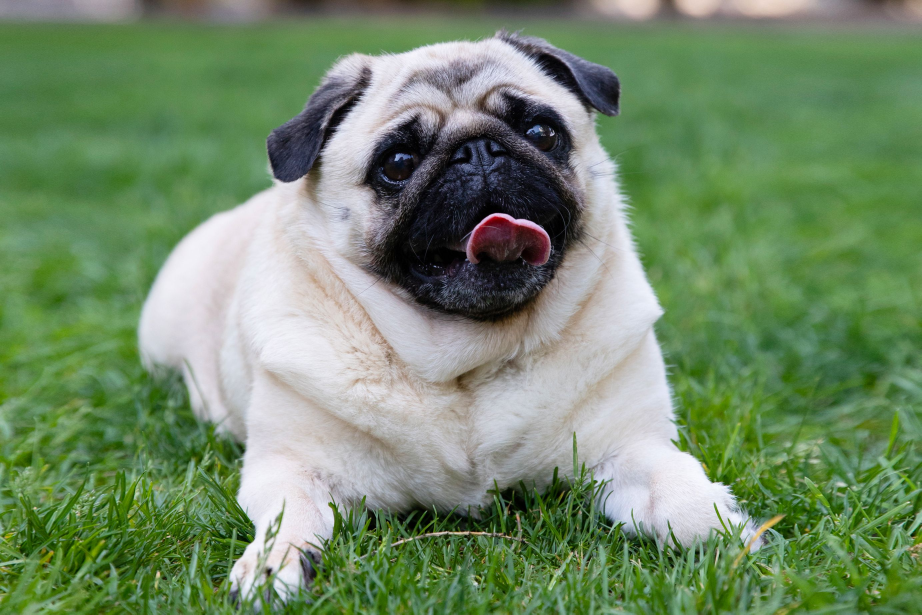
#> input picture VISION_ARTIFICIAL/PRACTICAS/p4/dog3.jpg, 2765 x 1843 px, found by its file name (shown at 1/3 size)
$ python segmentacion_dog3.py
#> lines starting #> are read from the running program, lines starting #| are printed output that depends on the picture; after the words box and inside, x2 and y2 are one past the last pixel; in counts of white or black regions, pixels touching at a corner belong together
import cv2
import numpy as np
from PIL import Image

#TOMAMOS LA IMAGEN
img = Image.open("VISION_ARTIFICIAL\PRACTICAS\p4\dog3.jpg")
#> img is the input picture: PIL image 2765x1843 RGB; mean R, G, B 114.6, 138.7, 105.2
img_array = np.array(img)
img_array = cv2.resize(img_array,(500,300))
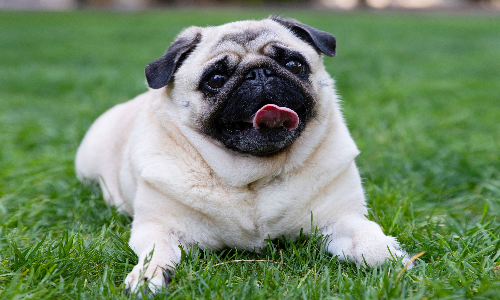
#> img_array: shape (300, 500, 3); mean R, G, B 114.5, 138.6, 105

#Separamos por forma de color
rgb_img = cv2.cvtColor(img_array, code=cv2.COLOR_BGR2RGB)
lab_img = cv2.cvtColor(img_array, code=cv2.COLOR_BGR2LAB)
#> lab_img: shape (300, 500, 3); mean of channels 0, 1, 2 138.9, 111.9, 138
hsv_img = cv2.cvtColor(img_array, code=cv2.COLOR_BGR2HSV)
#> hsv_img: shape (300, 500, 3); mean H, S, V 75.7, 85, 142

#Visualizamos por formas de color
cv2.imshow("imagen original", rgb_img)

# [7 lines of commented-out code are left out]
cv2.imshow("canal A", lab_img[:,:,1])
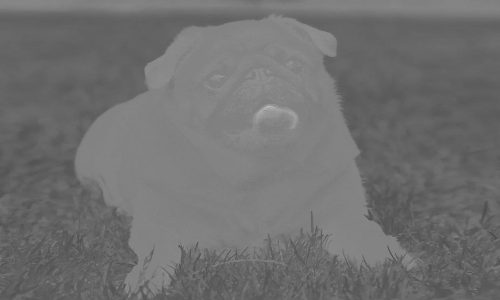
#> window 'canal A': shape (300, 500); min 76, max 188, mean 111.9
#cv2.imshow("canal B", lab_img[:,:,2])

#HSV
#cv2.imshow("canal H", hsv_img[:,:,0])
#cv2.imshow("canal S", hsv_img[:,:,1])
#cv2.imshow("canal V", hsv_img[:,:,2])

#Aplicamos filtro promediador
#PERRO1 A de LAB1
channel = np.copy(lab_img[:,:,1])
smooth_h = cv2.medianBlur(channel,45)
cv2.imshow("canal A con filtro blur", smooth_h)

#Aplicamos segmentacion
all_segmented = np.copy(smooth_h)
all_segmented[all_segmented>120] = 0 #Negro el perro
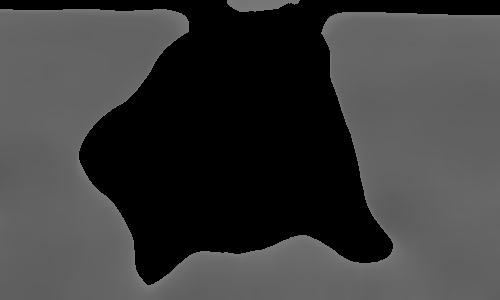
#> all_segmented: shape (300, 500); min 0, max 120, mean 60.4
all_segmented[all_segmented>0] = 255
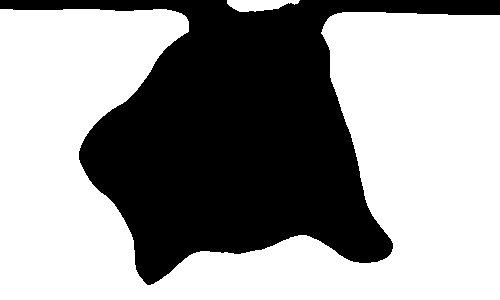
#> all_segmented: shape (300, 500); 60% white; 1 black region, box (x1, y1, x2, y2) and area: (0, 0, 500, 285) 60004
cv2.imshow("imagen segementada", all_segmented)

cv2.waitKey(0)
cv2.destroyAllWindows()

$ run again, with VISION_ARTIFICIAL/PRACTICAS/p4/dog1.jpg copied over VISION_ARTIFICIAL/PRACTICAS/p4/dog3.jpg
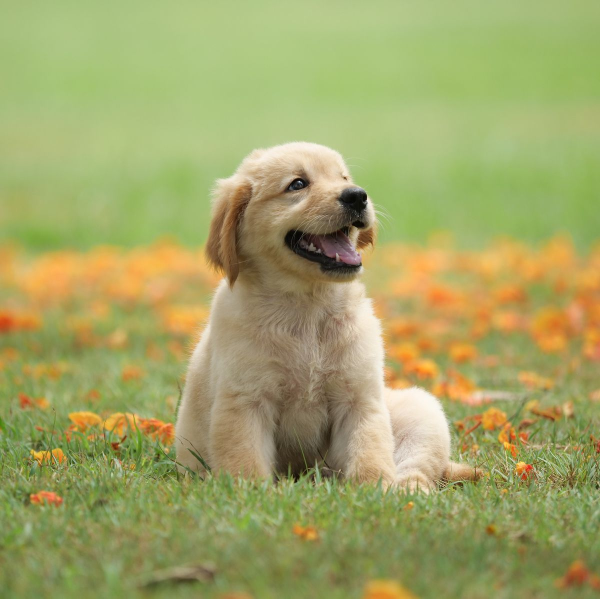
#> input picture VISION_ARTIFICIAL/PRACTICAS/p4/dog1.jpg, 1200 x 1197 px, found by its file name (shown at 1/2 size)
#> img is the input picture: PIL image 1200x1197 RGB; mean R, G, B 161.9, 164.3, 102.4
#> lab_img: shape (300, 500, 3); mean of channels 0, 1, 2 161.6, 108.5, 123.1
#> hsv_img: shape (300, 500, 3); mean H, S, V 88.3, 105.9, 174.5
#> `all_segmented[all_segmented>120] = 0`:
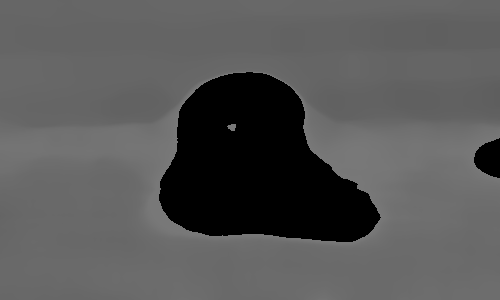
#> all_segmented: shape (300, 500); min 0, max 120, mean 87.4
#> `all_segmented[all_segmented>0] = 255`:
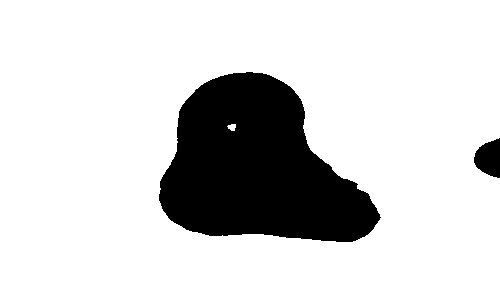
#> all_segmented: shape (300, 500); 83% white; 2 black regions, box (x1, y1, x2, y2) and area: (159, 72, 381, 242) 24810, (474, 138, 500, 178) 753

$ run again, with VISION_ARTIFICIAL/PRACTICAS/p4/dog6.jpg copied over VISION_ARTIFICIAL/PRACTICAS/p4/dog3.jpg
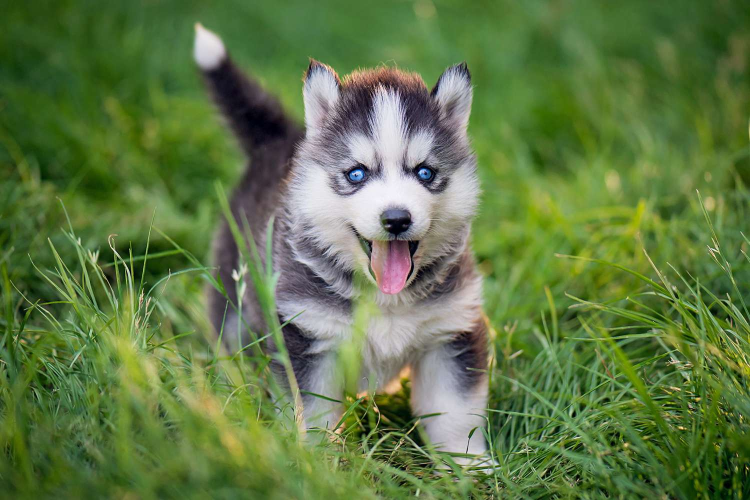
#> input picture VISION_ARTIFICIAL/PRACTICAS/p4/dog6.jpg, 1500 x 1000 px, found by its file name (shown at 1/2 size)
#> img is the input picture: PIL image 1500x1000 RGB; mean R, G, B 95.2, 119.5, 68.5
#> lab_img: shape (300, 500, 3); mean of channels 0, 1, 2 117.8, 106.2, 136.9
#> hsv_img: shape (300, 500, 3); mean H, S, V 82.5, 126.1, 122
#> `cv2.imshow("canal A", lab_img[:,:,1])`:
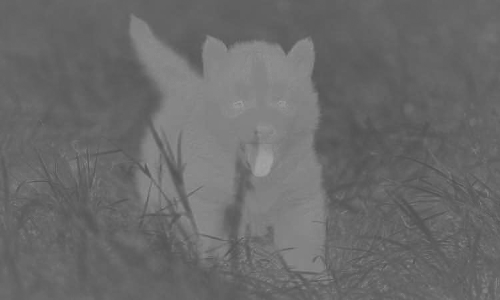
#> window 'canal A': shape (300, 500); min 80, max 163, mean 106.2
#> `all_segmented[all_segmented>0] = 255`:
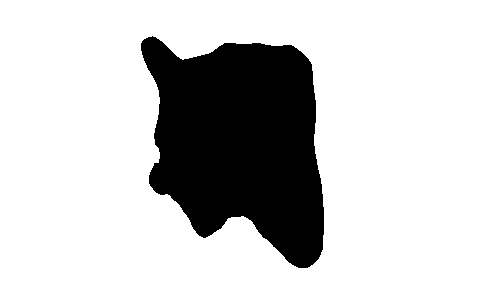
#> all_segmented: shape (300, 500); 79.9% white; 1 black region, box (x1, y1, x2, y2) and area: (141, 36, 324, 268) 30114
